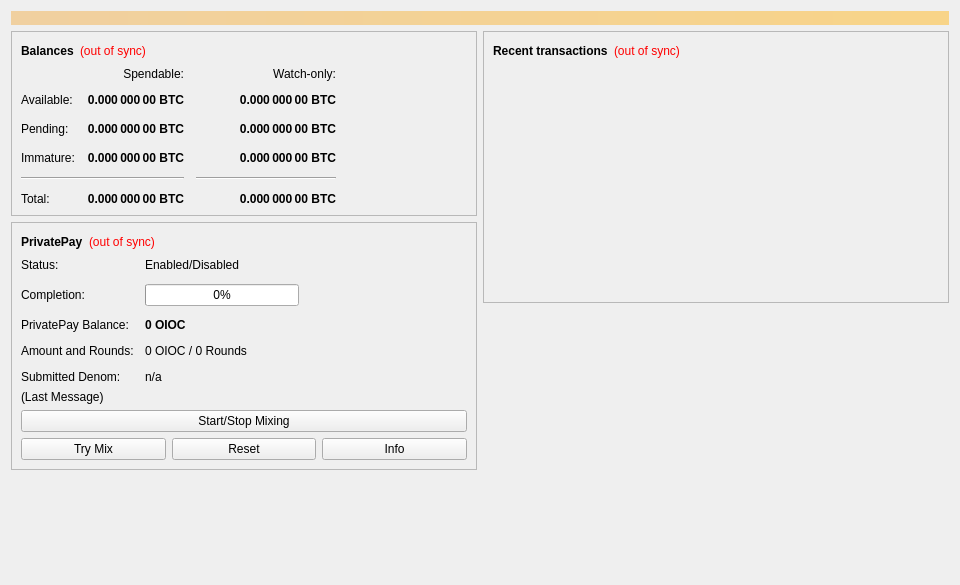
<?xml version="1.0" encoding="UTF-8"?>
<ui version="4.0">
 <class>OverviewPage</class>
 <widget class="QWidget" name="OverviewPage">
  <property name="geometry">
   <rect>
    <x>0</x>
    <y>0</y>
    <width>960</width>
    <height>585</height>
   </rect>
  </property>
  <property name="minimumSize">
   <size>
    <width>960</width>
    <height>0</height>
   </size>
  </property>
  <property name="windowTitle">
   <string>Form</string>
  </property>
  <layout class="QVBoxLayout" name="topLayout">
   <item>
    <widget class="QLabel" name="labelAlerts">
     <property name="visible">
      <bool>false</bool>
     </property>
     <property name="styleSheet">
      <string notr="true">background-color: qlineargradient(x1: 0, y1: 0, x2: 1, y2: 0, stop:0 #F0D0A0, stop:1 #F8D488); color:#000000;</string>
     </property>
     <property name="wordWrap">
      <bool>true</bool>
     </property>
     <property name="margin">
      <number>3</number>
     </property>
    </widget>
   </item>
   <item>
    <layout class="QHBoxLayout" name="horizontalLayout" stretch="1,1">
     <item>
      <layout class="QVBoxLayout" name="verticalLayout_2">
       <item>
        <widget class="QFrame" name="frame">
         <property name="frameShape">
          <enum>QFrame::StyledPanel</enum>
         </property>
         <property name="frameShadow">
          <enum>QFrame::Raised</enum>
         </property>
         <layout class="QVBoxLayout" name="verticalLayout_4">
          <item>
           <layout class="QHBoxLayout" name="horizontalLayout_4">
            <item>
             <widget class="QLabel" name="label_5">
              <property name="font">
               <font>
                <weight>75</weight>
                <bold>true</bold>
               </font>
              </property>
              <property name="text">
               <string>Balances</string>
              </property>
             </widget>
            </item>
            <item>
             <widget class="QLabel" name="labelWalletStatus">
              <property name="toolTip">
               <string>The displayed information may be out of date. Your wallet automatically synchronizes with the OIOCoin network after a connection is established, but this process has not completed yet.</string>
              </property>
              <property name="styleSheet">
               <string notr="true">QLabel { color: red; }</string>
              </property>
              <property name="text">
               <string notr="true">(out of sync)</string>
              </property>
              <property name="alignment">
               <set>Qt::AlignLeading|Qt::AlignLeft|Qt::AlignVCenter</set>
              </property>
             </widget>
            </item>
            <item>
             <spacer name="horizontalSpacer_3">
              <property name="orientation">
               <enum>Qt::Horizontal</enum>
              </property>
              <property name="sizeHint" stdset="0">
               <size>
                <width>40</width>
                <height>20</height>
               </size>
              </property>
             </spacer>
            </item>
           </layout>
          </item>
          <item>
           <layout class="QGridLayout" name="gridLayout">
            <property name="spacing">
             <number>12</number>
            </property>
            <item row="2" column="2">
             <widget class="QLabel" name="labelWatchPending">
              <property name="font">
               <font>
                <weight>75</weight>
                <bold>true</bold>
               </font>
              </property>
              <property name="cursor">
               <cursorShape>IBeamCursor</cursorShape>
              </property>
              <property name="toolTip">
               <string>Unconfirmed transactions to watch-only addresses</string>
              </property>
              <property name="text">
               <string notr="true">0.000 000 00 BTC</string>
              </property>
              <property name="alignment">
               <set>Qt::AlignRight|Qt::AlignTrailing|Qt::AlignVCenter</set>
              </property>
              <property name="textInteractionFlags">
               <set>Qt::LinksAccessibleByMouse|Qt::TextSelectableByKeyboard|Qt::TextSelectableByMouse</set>
              </property>
             </widget>
            </item>
            <item row="2" column="1">
             <widget class="QLabel" name="labelUnconfirmed">
              <property name="font">
               <font>
                <weight>75</weight>
                <bold>true</bold>
               </font>
              </property>
              <property name="cursor">
               <cursorShape>IBeamCursor</cursorShape>
              </property>
              <property name="toolTip">
               <string>Total of transactions that have yet to be confirmed, and do not yet count toward the spendable balance</string>
              </property>
              <property name="text">
               <string notr="true">0.000 000 00 BTC</string>
              </property>
              <property name="alignment">
               <set>Qt::AlignRight|Qt::AlignTrailing|Qt::AlignVCenter</set>
              </property>
              <property name="textInteractionFlags">
               <set>Qt::LinksAccessibleByMouse|Qt::TextSelectableByKeyboard|Qt::TextSelectableByMouse</set>
              </property>
             </widget>
            </item>
            <item row="3" column="2">
             <widget class="QLabel" name="labelWatchImmature">
              <property name="font">
               <font>
                <weight>75</weight>
                <bold>true</bold>
               </font>
              </property>
              <property name="cursor">
               <cursorShape>IBeamCursor</cursorShape>
              </property>
              <property name="toolTip">
               <string>Mined balance in watch-only addresses that has not yet matured</string>
              </property>
              <property name="text">
               <string notr="true">0.000 000 00 BTC</string>
              </property>
              <property name="alignment">
               <set>Qt::AlignRight|Qt::AlignTrailing|Qt::AlignVCenter</set>
              </property>
              <property name="textInteractionFlags">
               <set>Qt::LinksAccessibleByMouse|Qt::TextSelectableByKeyboard|Qt::TextSelectableByMouse</set>
              </property>
             </widget>
            </item>
            <item row="4" column="0" colspan="2">
             <widget class="Line" name="lineSpendableBalance">
              <property name="orientation">
               <enum>Qt::Horizontal</enum>
              </property>
             </widget>
            </item>
            <item row="4" column="2">
             <widget class="Line" name="lineWatchBalance">
              <property name="sizePolicy">
               <sizepolicy hsizetype="Preferred" vsizetype="Fixed">
                <horstretch>0</horstretch>
                <verstretch>0</verstretch>
               </sizepolicy>
              </property>
              <property name="minimumSize">
               <size>
                <width>140</width>
                <height>0</height>
               </size>
              </property>
              <property name="orientation">
               <enum>Qt::Horizontal</enum>
              </property>
             </widget>
            </item>
            <item row="5" column="0">
             <widget class="QLabel" name="labelTotalText">
              <property name="text">
               <string>Total:</string>
              </property>
             </widget>
            </item>
            <item row="3" column="1">
             <widget class="QLabel" name="labelImmature">
              <property name="font">
               <font>
                <weight>75</weight>
                <bold>true</bold>
               </font>
              </property>
              <property name="cursor">
               <cursorShape>IBeamCursor</cursorShape>
              </property>
              <property name="toolTip">
               <string>Mined balance that has not yet matured</string>
              </property>
              <property name="text">
               <string notr="true">0.000 000 00 BTC</string>
              </property>
              <property name="alignment">
               <set>Qt::AlignRight|Qt::AlignTrailing|Qt::AlignVCenter</set>
              </property>
              <property name="textInteractionFlags">
               <set>Qt::LinksAccessibleByMouse|Qt::TextSelectableByKeyboard|Qt::TextSelectableByMouse</set>
              </property>
             </widget>
            </item>
            <item row="2" column="3">
             <spacer name="horizontalSpacer_2">
              <property name="orientation">
               <enum>Qt::Horizontal</enum>
              </property>
              <property name="sizeHint" stdset="0">
               <size>
                <width>40</width>
                <height>20</height>
               </size>
              </property>
             </spacer>
            </item>
            <item row="3" column="0">
             <widget class="QLabel" name="labelImmatureText">
              <property name="text">
               <string>Immature:</string>
              </property>
             </widget>
            </item>
            <item row="5" column="1">
             <widget class="QLabel" name="labelTotal">
              <property name="font">
               <font>
                <weight>75</weight>
                <bold>true</bold>
               </font>
              </property>
              <property name="cursor">
               <cursorShape>IBeamCursor</cursorShape>
              </property>
              <property name="toolTip">
               <string>Your current total balance</string>
              </property>
              <property name="text">
               <string notr="true">0.000 000 00 BTC</string>
              </property>
              <property name="alignment">
               <set>Qt::AlignRight|Qt::AlignTrailing|Qt::AlignVCenter</set>
              </property>
              <property name="textInteractionFlags">
               <set>Qt::LinksAccessibleByMouse|Qt::TextSelectableByKeyboard|Qt::TextSelectableByMouse</set>
              </property>
             </widget>
            </item>
            <item row="5" column="2">
             <widget class="QLabel" name="labelWatchTotal">
              <property name="font">
               <font>
                <weight>75</weight>
                <bold>true</bold>
               </font>
              </property>
              <property name="cursor">
               <cursorShape>IBeamCursor</cursorShape>
              </property>
              <property name="toolTip">
               <string>Current total balance in watch-only addresses</string>
              </property>
              <property name="text">
               <string notr="true">0.000 000 00 BTC</string>
              </property>
              <property name="alignment">
               <set>Qt::AlignRight|Qt::AlignTrailing|Qt::AlignVCenter</set>
              </property>
              <property name="textInteractionFlags">
               <set>Qt::LinksAccessibleByMouse|Qt::TextSelectableByKeyboard|Qt::TextSelectableByMouse</set>
              </property>
             </widget>
            </item>
            <item row="0" column="2">
             <widget class="QLabel" name="labelWatchonly">
              <property name="text">
               <string>Watch-only:</string>
              </property>
              <property name="alignment">
               <set>Qt::AlignRight|Qt::AlignTrailing|Qt::AlignVCenter</set>
              </property>
             </widget>
            </item>
            <item row="1" column="0">
             <widget class="QLabel" name="labelBalanceText">
              <property name="text">
               <string>Available:</string>
              </property>
             </widget>
            </item>
            <item row="1" column="1">
             <widget class="QLabel" name="labelBalance">
              <property name="font">
               <font>
                <weight>75</weight>
                <bold>true</bold>
               </font>
              </property>
              <property name="cursor">
               <cursorShape>IBeamCursor</cursorShape>
              </property>
              <property name="toolTip">
               <string>Your current spendable balance</string>
              </property>
              <property name="text">
               <string notr="true">0.000 000 00 BTC</string>
              </property>
              <property name="alignment">
               <set>Qt::AlignRight|Qt::AlignTrailing|Qt::AlignVCenter</set>
              </property>
              <property name="textInteractionFlags">
               <set>Qt::LinksAccessibleByMouse|Qt::TextSelectableByKeyboard|Qt::TextSelectableByMouse</set>
              </property>
             </widget>
            </item>
            <item row="1" column="2">
             <widget class="QLabel" name="labelWatchAvailable">
              <property name="font">
               <font>
                <weight>75</weight>
                <bold>true</bold>
               </font>
              </property>
              <property name="cursor">
               <cursorShape>IBeamCursor</cursorShape>
              </property>
              <property name="toolTip">
               <string>Your current balance in watch-only addresses</string>
              </property>
              <property name="text">
               <string notr="true">0.000 000 00 BTC</string>
              </property>
              <property name="alignment">
               <set>Qt::AlignRight|Qt::AlignTrailing|Qt::AlignVCenter</set>
              </property>
              <property name="textInteractionFlags">
               <set>Qt::LinksAccessibleByMouse|Qt::TextSelectableByKeyboard|Qt::TextSelectableByMouse</set>
              </property>
             </widget>
            </item>
            <item row="2" column="0">
             <widget class="QLabel" name="labelPendingText">
              <property name="text">
               <string>Pending:</string>
              </property>
             </widget>
            </item>
            <item row="0" column="1">
             <widget class="QLabel" name="labelSpendable">
              <property name="text">
               <string>Spendable:</string>
              </property>
              <property name="alignment">
               <set>Qt::AlignRight|Qt::AlignTrailing|Qt::AlignVCenter</set>
              </property>
             </widget>
            </item>
           </layout>
          </item>
         </layout>
        </widget>
       </item>
       <item>
        <widget class="QFrame" name="framePrivatePay">
         <property name="layoutDirection">
          <enum>Qt::LeftToRight</enum>
         </property>
         <property name="frameShape">
          <enum>QFrame::StyledPanel</enum>
         </property>
         <property name="frameShadow">
          <enum>QFrame::Raised</enum>
         </property>
         <layout class="QVBoxLayout" name="VerticalLayout_PS1">
          <item>
           <layout class="QHBoxLayout" name="horizontalLayout_5">
            <item>
             <widget class="QLabel" name="labelPrivatePayHeader">
              <property name="font">
               <font>
                <weight>75</weight>
                <bold>true</bold>
               </font>
              </property>
              <property name="text">
               <string>PrivatePay</string>
              </property>
             </widget>
            </item>
            <item>
             <widget class="QLabel" name="labelPrivatePaySyncStatus">
              <property name="toolTip">
               <string>The displayed information may be out of date. Your wallet automatically synchronizes with the OIOCoin network after a connection is established, but this process has not completed yet.</string>
              </property>
              <property name="styleSheet">
               <string notr="true">QLabel { color: red; }</string>
              </property>
              <property name="text">
               <string notr="true">(out of sync)</string>
              </property>
              <property name="alignment">
               <set>Qt::AlignLeading|Qt::AlignLeft|Qt::AlignVCenter</set>
              </property>
             </widget>
            </item>
            <item>
             <spacer name="horizontalSpacer_4">
              <property name="orientation">
               <enum>Qt::Horizontal</enum>
              </property>
              <property name="sizeHint" stdset="0">
               <size>
                <width>40</width>
                <height>20</height>
               </size>
              </property>
             </spacer>
            </item>
           </layout>
          </item>
          <item>
           <layout class="QFormLayout" name="privatePayFormLayout">
            <property name="fieldGrowthPolicy">
             <enum>QFormLayout::AllNonFixedFieldsGrow</enum>
            </property>
            <property name="horizontalSpacing">
             <number>11</number>
            </property>
            <property name="verticalSpacing">
             <number>12</number>
            </property>
            <item row="0" column="0">
             <widget class="QLabel" name="labelPrivatePayEnabledText">
              <property name="text">
               <string>Status:</string>
              </property>
             </widget>
            </item>
            <item row="0" column="1">
             <widget class="QLabel" name="labelPrivatePayEnabled">
              <property name="text">
               <string>Enabled/Disabled</string>
              </property>
             </widget>
            </item>
            <item row="1" column="0">
             <widget class="QLabel" name="labelCompletitionText">
              <property name="text">
               <string>Completion:</string>
              </property>
             </widget>
            </item>
            <item row="1" column="1">
             <widget class="QProgressBar" name="privatePayProgress">
              <property name="maximumSize">
               <size>
                <width>154</width>
                <height>16777215</height>
               </size>
              </property>
              <property name="value">
               <number>0</number>
              </property>
             </widget>
            </item>
            <item row="2" column="0">
             <widget class="QLabel" name="labelAnonymizedText">
              <property name="text">
               <string>PrivatePay Balance:</string>
              </property>
             </widget>
            </item>
            <item row="2" column="1">
             <widget class="QLabel" name="labelAnonymized">
              <property name="font">
               <font>
                <weight>75</weight>
                <bold>true</bold>
               </font>
              </property>
              <property name="text">
               <string notr="true">0 OIOC</string>
              </property>
             </widget>
            </item>
            <item row="3" column="0">
             <widget class="QLabel" name="labelAmountAndRoundsText">
              <property name="text">
               <string>Amount and Rounds:</string>
              </property>
             </widget>
            </item>
            <item row="3" column="1">
             <widget class="QLabel" name="labelAmountRounds">
              <property name="text">
               <string>0 OIOC / 0 Rounds</string>
              </property>
             </widget>
            </item>
            <item row="4" column="0">
             <widget class="QLabel" name="labelSubmittedDenomText">
              <property name="text">
               <string>Submitted Denom:</string>
              </property>
             </widget>
            </item>
            <item row="4" column="1">
             <widget class="QLabel" name="labelSubmittedDenom">
              <property name="toolTip">
               <string>The denominations you submitted to the Masternode.&lt;br&gt;To mix, other users must submit the exact same denominations.</string>
              </property>
              <property name="text">
               <string>n/a</string>
              </property>
             </widget>
            </item>
           </layout>
          </item>
          <item>
           <layout class="QVBoxLayout" name="VerticalLayout_PS">
            <item>
             <widget class="QLabel" name="labelPrivatePayLastMessage">
              <property name="text">
               <string>(Last Message)</string>
              </property>
              <property name="alignment">
               <set>Qt::AlignLeading|Qt::AlignLeft|Qt::AlignTop</set>
              </property>
              <property name="wordWrap">
               <bool>true</bool>
              </property>
             </widget>
            </item>
            <item>
             <widget class="QPushButton" name="togglePrivatePay">
              <property name="sizePolicy">
               <sizepolicy hsizetype="MinimumExpanding" vsizetype="Fixed">
                <horstretch>0</horstretch>
                <verstretch>0</verstretch>
               </sizepolicy>
              </property>
              <property name="text">
               <string>Start/Stop Mixing</string>
              </property>
             </widget>
            </item>
            <item>
             <layout class="QHBoxLayout" name="horizontalLayout_debugbuttons">
              <item>
               <widget class="QPushButton" name="privatePayAuto">
                <property name="sizePolicy">
                 <sizepolicy hsizetype="MinimumExpanding" vsizetype="Fixed">
                  <horstretch>0</horstretch>
                  <verstretch>0</verstretch>
                 </sizepolicy>
                </property>
                <property name="toolTip">
                 <string>Try to manually submit a PrivatePay request.</string>
                </property>
                <property name="text">
                 <string>Try Mix</string>
                </property>
               </widget>
              </item>
              <item>
               <widget class="QPushButton" name="privatePayReset">
                <property name="sizePolicy">
                 <sizepolicy hsizetype="MinimumExpanding" vsizetype="Fixed">
                  <horstretch>0</horstretch>
                  <verstretch>0</verstretch>
                 </sizepolicy>
                </property>
                <property name="toolTip">
                 <string>Reset the current status of PrivatePay (can interrupt PrivatePay if it's in the process of Mixing, which can cost you money!)</string>
                </property>
                <property name="autoFillBackground">
                 <bool>false</bool>
                </property>
                <property name="text">
                 <string>Reset</string>
                </property>
               </widget>
              </item>
              <item>
               <widget class="QPushButton" name="privatePayInfo">
                <property name="sizePolicy">
                 <sizepolicy hsizetype="MinimumExpanding" vsizetype="Fixed">
                  <horstretch>0</horstretch>
                  <verstretch>0</verstretch>
                 </sizepolicy>
                </property>
                <property name="toolTip">
                 <string>Information about PrivatePay and Mixing</string>
                </property>
                <property name="text">
                 <string>Info</string>
                </property>
               </widget>
              </item>
             </layout>
            </item>
           </layout>
          </item>
         </layout>
        </widget>
       </item>
       <item>
        <spacer name="verticalSpacer">
         <property name="orientation">
          <enum>Qt::Vertical</enum>
         </property>
         <property name="sizeHint" stdset="0">
          <size>
           <width>20</width>
           <height>40</height>
          </size>
         </property>
        </spacer>
       </item>
      </layout>
     </item>
     <item>
      <layout class="QVBoxLayout" name="verticalLayout_3">
       <item>
        <widget class="QFrame" name="frame_2">
         <property name="frameShape">
          <enum>QFrame::StyledPanel</enum>
         </property>
         <property name="frameShadow">
          <enum>QFrame::Raised</enum>
         </property>
         <layout class="QVBoxLayout" name="verticalLayout">
          <item>
           <layout class="QHBoxLayout" name="horizontalLayout_2">
            <item>
             <widget class="QLabel" name="label_4">
              <property name="font">
               <font>
                <weight>75</weight>
                <bold>true</bold>
               </font>
              </property>
              <property name="text">
               <string>Recent transactions</string>
              </property>
             </widget>
            </item>
            <item>
             <widget class="QLabel" name="labelTransactionsStatus">
              <property name="toolTip">
               <string>The displayed information may be out of date. Your wallet automatically synchronizes with the OIOCoin network after a connection is established, but this process has not completed yet.</string>
              </property>
              <property name="styleSheet">
               <string notr="true">QLabel { color: red; }</string>
              </property>
              <property name="text">
               <string notr="true">(out of sync)</string>
              </property>
              <property name="alignment">
               <set>Qt::AlignLeading|Qt::AlignLeft|Qt::AlignVCenter</set>
              </property>
             </widget>
            </item>
            <item>
             <spacer name="horizontalSpacer">
              <property name="orientation">
               <enum>Qt::Horizontal</enum>
              </property>
              <property name="sizeHint" stdset="0">
               <size>
                <width>40</width>
                <height>20</height>
               </size>
              </property>
             </spacer>
            </item>
           </layout>
          </item>
          <item>
           <widget class="QListView" name="listTransactions">
            <property name="styleSheet">
             <string notr="true">QListView { background: transparent; }</string>
            </property>
            <property name="frameShape">
             <enum>QFrame::NoFrame</enum>
            </property>
            <property name="verticalScrollBarPolicy">
             <enum>Qt::ScrollBarAlwaysOff</enum>
            </property>
            <property name="horizontalScrollBarPolicy">
             <enum>Qt::ScrollBarAlwaysOff</enum>
            </property>
            <property name="selectionMode">
             <enum>QAbstractItemView::NoSelection</enum>
            </property>
           </widget>
          </item>
         </layout>
        </widget>
       </item>
       <item>
        <spacer name="verticalSpacer_2">
         <property name="orientation">
          <enum>Qt::Vertical</enum>
         </property>
         <property name="sizeHint" stdset="0">
          <size>
           <width>20</width>
           <height>40</height>
          </size>
         </property>
        </spacer>
       </item>
      </layout>
     </item>
    </layout>
   </item>
  </layout>
 </widget>
 <resources/>
 <connections/>
</ui>
